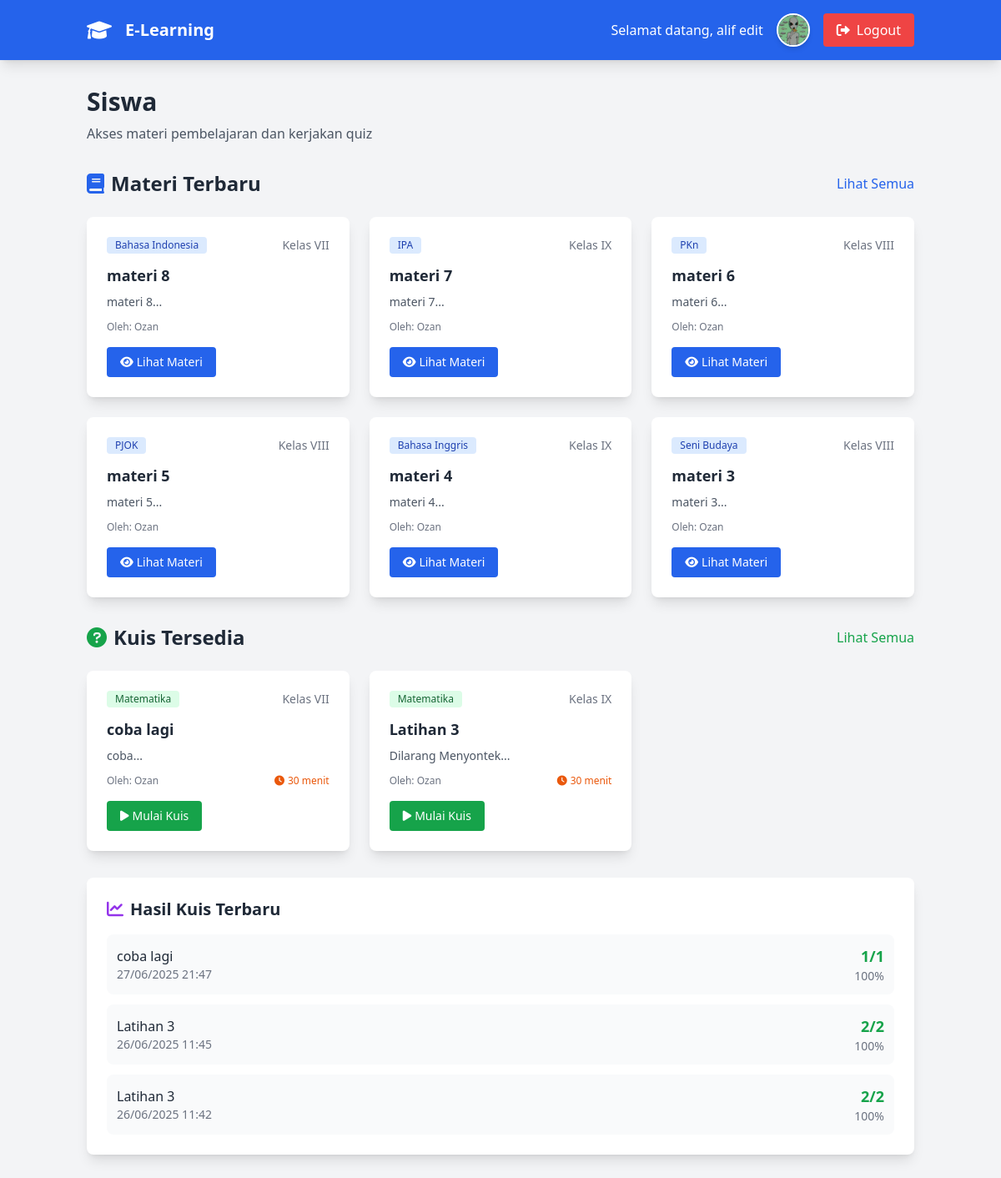
The page /student/dashboard.php (signed in) on the database its author committed.
### tables this page shows
CREATE TABLE IF NOT EXISTS `users` (
  `id` int(11) NOT NULL AUTO_INCREMENT,
  `username` varchar(50) NOT NULL,
  `password` varchar(255) NOT NULL,
  `full_name` varchar(100) NOT NULL,
  `email` varchar(100) NOT NULL,
  `role` enum('teacher', 'student') NOT NULL,
  `created_at` timestamp NOT NULL DEFAULT current_timestamp(),
  `nis` varchar(50) DEFAULT NULL,
  `ttl` varchar(50) DEFAULT NULL,
  `phone` varchar(20) DEFAULT NULL,
  `gender` char(1) DEFAULT NULL,
  `foto` varchar(100) NOT NULL,
  PRIMARY KEY (`id`),
  UNIQUE KEY `username` (`username`)
);

CREATE TABLE IF NOT EXISTS `materials` (
  `id` int(11) NOT NULL AUTO_INCREMENT,
  `title` varchar(200) NOT NULL,
  `description` text DEFAULT NULL,
  `file_path` varchar(255) DEFAULT NULL,
  `subject` varchar(100) NOT NULL,
  `grade_level` varchar(50) NOT NULL,
  `teacher_id` int(11) NOT NULL,
  `created_at` timestamp NOT NULL DEFAULT current_timestamp(),
  PRIMARY KEY (`id`),
  KEY `teacher_id` (`teacher_id`),
  CONSTRAINT `materials_ibfk_1` FOREIGN KEY (`teacher_id`) REFERENCES `users` (`id`)
);

CREATE TABLE IF NOT EXISTS `quizzes` (
  `id` int(11) NOT NULL AUTO_INCREMENT,
  `title` varchar(200) NOT NULL,
  `description` text DEFAULT NULL,
  `subject` varchar(100) NOT NULL,
  `grade_level` varchar(50) NOT NULL,
  `teacher_id` int(11) NOT NULL,
  `time_limit` int(11) DEFAULT 30,
  `created_at` timestamp NOT NULL DEFAULT current_timestamp(),
  PRIMARY KEY (`id`),
  KEY `teacher_id` (`teacher_id`),
  CONSTRAINT `quizzes_ibfk_1` FOREIGN KEY (`teacher_id`) REFERENCES `users` (`id`)
);

CREATE TABLE IF NOT EXISTS `quiz_attempts` (
  `id` int(11) NOT NULL AUTO_INCREMENT,
  `quiz_id` int(11) NOT NULL,
  `student_id` int(11) NOT NULL,
  `score` int(11) NOT NULL,
  `total_questions` int(11) NOT NULL,
  `completed_at` timestamp NOT NULL DEFAULT current_timestamp(),
  PRIMARY KEY (`id`),
  KEY `quiz_id` (`quiz_id`),
  KEY `student_id` (`student_id`),
  CONSTRAINT `quiz_attempts_ibfk_1` FOREIGN KEY (`quiz_id`) REFERENCES `quizzes` (`id`),
  CONSTRAINT `quiz_attempts_ibfk_2` FOREIGN KEY (`student_id`) REFERENCES `users` (`id`)
);

### config/init.php (called while the page is built, shortened)
<?php
$database = new Database();
$db = $database->getConnection();
function isLoggedIn()
{
    return isset($_SESSION['user_id']);
}
function getUser()
{
    global $db;
    $stmt = $db->prepare("SELECT * FROM users WHERE id = ?");
    $stmt->execute([$_SESSION['user_id']]);
    return $stmt->fetch(PDO::FETCH_ASSOC);
}

### student/dashboard.php (the view, shortened to what this page needs)
<?php
require_once '../config/init.php';
$user = getUser();
$stmt = $db->prepare("SELECT m.*, u.full_name as teacher_name FROM materials m JOIN users u ON m.teacher_id = u.id ORDER BY m.created_at DESC LIMIT 6");
$stmt->execute();
$materials = $stmt->fetchAll(PDO::FETCH_ASSOC);
$stmt = $db->prepare("SELECT q.*, u.full_name as teacher_name FROM quizzes q JOIN users u ON q.teacher_id = u.id ORDER BY q.created_at DESC LIMIT 6");
$stmt->execute();
$quizzes = $stmt->fetchAll(PDO::FETCH_ASSOC);
$stmt = $db->prepare("SELECT qa.*, q.title as quiz_title FROM quiz_attempts qa JOIN quizzes q ON qa.quiz_id = q.id WHERE qa.student_id = ? ORDER BY qa.completed_at DESC LIMIT 5");
$stmt->execute([$user['id']]);
$recent_attempts = $stmt->fetchAll(PDO::FETCH_ASSOC);
?>
<!DOCTYPE html>
<html lang="id">
<head>
    <script src="https://cdn.tailwindcss.com"></script>
    <link href="https://cdnjs.cloudflare.com/ajax/libs/font-awesome/6.0.0/css/all.min.css" rel="stylesheet">
</head>
<body class="bg-gray-100">
    <nav class="bg-blue-600 text-white shadow-lg">
        <div class="container mx-auto px-4">
            <div class="flex justify-between items-center py-4">
                <div class="flex items-center space-x-4">
                    <i class="fas fa-graduation-cap text-2xl"></i>
                    <h1 class="text-xl font-bold">E-Learning</h1>
                </div>
                <div class="flex items-center space-x-4">
                    <span>Selamat datang, <?php echo htmlspecialchars($user['full_name']); ?></span>
                    <a href="edit-profile.php" title="Edit Profil" class="hover:opacity-80 transition">
                        <img src="../logo/guru.jpg" alt="Profil" class="w-10 h-10 rounded-full border-2 border-white shadow-md">
                    </a>
                    <a href="../auth/logout.php" class="bg-red-500 hover:bg-red-600 px-4 py-2 rounded transition duration-200">
                        <i class="fas fa-sign-out-alt mr-2"></i>Logout
                    </a>
                </div>
            </div>
        </div>
    </nav>
    <div class="container mx-auto px-4 py-8">
        <div class="mb-8">
            <h2 class="text-3xl font-bold text-gray-800 mb-2">Siswa</h2>
            <p class="text-gray-600">Akses materi pembelajaran dan kerjakan quiz</p>
        </div>
        <div class="mb-8">
            <div class="flex justify-between items-center mb-6">
                <h3 class="text-2xl font-bold text-gray-800">
                    <i class="fas fa-book mr-2 text-blue-600"></i>Materi Terbaru
                </h3>
                <a href="materials.php" class="text-blue-600 hover:underline">Lihat Semua</a>
            </div>
            <?php if (empty($materials)): ?>
                <div class="bg-white rounded-lg shadow-lg p-8 text-center">
                    <i class="fas fa-book text-4xl text-gray-400 mb-4"></i>
                    <p class="text-gray-500">Belum ada materi tersedia</p>
                </div>
            <?php else: ?>
                <div class="grid md:grid-cols-2 lg:grid-cols-3 gap-6">
                    <?php foreach ($materials as $material): ?>
                        <div class="bg-white rounded-lg shadow-lg overflow-hidden hover:shadow-xl transition duration-200">
                            <div class="p-6">
                                <div class="flex items-center justify-between mb-3">
                                    <span class="bg-blue-100 text-blue-800 text-xs font-medium px-2.5 py-0.5 rounded">
                                        <?php echo htmlspecialchars($material['subject']); ?>
                                    </span>
                                    <span class="text-gray-500 text-sm">Kelas <?php echo htmlspecialchars($material['grade_level']); ?></span>
                                </div>
                                <h4 class="text-lg font-bold text-gray-800 mb-2"><?php echo htmlspecialchars($material['title']); ?></h4>
                                <p class="text-gray-600 text-sm mb-3"><?php echo htmlspecialchars(substr($material['description'], 0, 100)); ?>...</p>
                                <p class="text-xs text-gray-500 mb-4">Oleh: <?php echo htmlspecialchars($material['teacher_name']); ?></p>
                                <a href="view-material.php?id=<?php echo $material['id']; ?>"
                                    class="inline-block bg-blue-600 text-white px-4 py-2 rounded hover:bg-blue-700 transition duration-200 text-sm">
                                    <i class="fas fa-eye mr-1"></i>Lihat Materi
                                </a>
                            </div>
                        </div>
                    <?php endforeach; ?>
                </div>
            <?php endif; ?>
        </div>
        <div class="mb-8">
            <div class="flex justify-between items-center mb-6">
                <h3 class="text-2xl font-bold text-gray-800">
                    <i class="fas fa-question-circle mr-2 text-green-600"></i>Kuis Tersedia
                </h3>
                <a href="quizzes.php" class="text-green-600 hover:underline">Lihat Semua</a>
            </div>
            <?php if (empty($quizzes)): ?>
                <div class="bg-white rounded-lg shadow-lg p-8 text-center">
                    <i class="fas fa-question-circle text-4xl text-gray-400 mb-4"></i>
                    <p class="text-gray-500">Belum ada kuis tersedia</p>
                </div>
            <?php else: ?>
                <div class="grid md:grid-cols-2 lg:grid-cols-3 gap-6">
                    <?php foreach ($quizzes as $quiz): ?>
                        <div class="bg-white rounded-lg shadow-lg overflow-hidden hover:shadow-xl transition duration-200">
                            <div class="p-6">
                                <div class="flex items-center justify-between mb-3">
                                    <span class="bg-green-100 text-green-800 text-xs font-medium px-2.5 py-0.5 rounded">
                                        <?php echo htmlspecialchars($quiz['subject']); ?>
                                    </span>
                                    <span class="text-gray-500 text-sm">Kelas <?php echo htmlspecialchars($quiz['grade_level']); ?></span>
                                </div>
                                <h4 class="text-lg font-bold text-gray-800 mb-2"><?php echo htmlspecialchars($quiz['title']); ?></h4>
                                <p class="text-gray-600 text-sm mb-3"><?php echo htmlspecialchars(substr($quiz['description'], 0, 100)); ?>...</p>
                                <div class="flex justify-between items-center mb-4">
                                    <p class="text-xs text-gray-500">Oleh: <?php echo htmlspecialchars($quiz['teacher_name']); ?></p>
                                    <p class="text-xs text-orange-600 font-medium">
                                        <i class="fas fa-clock mr-1"></i><?php echo $quiz['time_limit']; ?> menit
                                    </p>
                                </div>
                                <a href="take-quiz.php?id=<?php echo $quiz['id']; ?>"
                                    class="inline-block bg-green-600 text-white px-4 py-2 rounded hover:bg-green-700 transition duration-200 text-sm">
                                    <i class="fas fa-play mr-1"></i>Mulai Kuis
                                </a>
                            </div>
                        </div>
                    <?php endforeach; ?>
                </div>
            <?php endif; ?>
        </div>
        <?php if (!empty($recent_attempts)): ?>
            <div class="bg-white rounded-lg shadow-lg p-6">
                <h3 class="text-xl font-bold text-gray-800 mb-4">
                    <i class="fas fa-chart-line mr-2 text-purple-600"></i>Hasil Kuis Terbaru
                </h3>
                <div class="space-y-3">
                    <?php foreach ($recent_attempts as $attempt): ?>
                        <div class="flex items-center justify-between p-3 bg-gray-50 rounded-lg">
                            <div>
                                <h4 class="font-medium text-gray-800"><?php echo htmlspecialchars($attempt['quiz_title']); ?></h4>
                                <p class="text-sm text-gray-500"><?php echo date('d/m/Y H:i', strtotime($attempt['completed_at'])); ?></p>
                            </div>
                            <div class="text-right">
                                <p class="font-bold text-lg <?php echo ($attempt['score'] / $attempt['total_questions'] * 100) >= 70 ? 'text-green-600' : 'text-red-600'; ?>">
                                    <?php echo $attempt['score']; ?>/<?php echo $attempt['total_questions']; ?>
                                </p>
                                <p class="text-sm text-gray-500">
                                    <?php echo round(($attempt['score'] / $attempt['total_questions']) * 100); ?>%
                                </p>
                            </div>
                        </div>
                    <?php endforeach; ?>
                </div>
            </div>
        <?php endif; ?>
    </div>
</body>
</html>

### rows shown on the page
users: full_name "alif edit"
materials: subject "Bahasa Indonesia", grade_level "VII", title "materi 8", description "materi 8", teacher.full_name "Ozan"
materials: subject "IPA", grade_level "IX", title "materi 7", description "materi 7", teacher.full_name "Ozan"
materials: subject "PKn", grade_level "VIII", title "materi 6", description "materi 6", teacher.full_name "Ozan"
materials: subject "PJOK", grade_level "VIII", title "materi 5", description "materi 5", teacher.full_name "Ozan"
materials: subject "Bahasa Inggris", grade_level "IX", title "materi 4", description "materi 4", teacher.full_name "Ozan"
materials: subject "Seni Budaya", grade_level "VIII", title "materi 3", description "materi 3", teacher.full_name "Ozan"
quizzes: subject "Matematika", grade_level "VII", title "coba lagi", description "coba", teacher.full_name "Ozan", time_limit "30"
quizzes: subject "Matematika", grade_level "IX", title "Latihan 3", description "Dilarang Menyontek", teacher.full_name "Ozan", time_limit "30"
quiz_attempts: quiz.title "coba lagi", completed_at "27/06/2025 21:47", score "1", total_questions "1", ($attempt['score'] / $attempt['total_questions']) * 100 "100"
quiz_attempts: quiz.title "Latihan 3", completed_at "26/06/2025 11:45", score "2", total_questions "2", ($attempt['score'] / $attempt['total_questions']) * 100 "100"
quiz_attempts: quiz.title "Latihan 3", completed_at "26/06/2025 11:42", score "2", total_questions "2", ($attempt['score'] / $attempt['total_questions']) * 100 "100"
